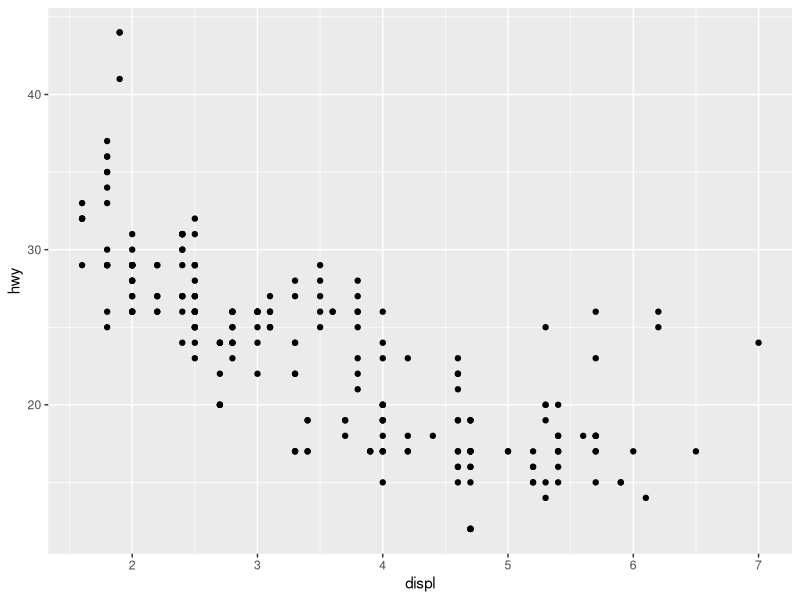
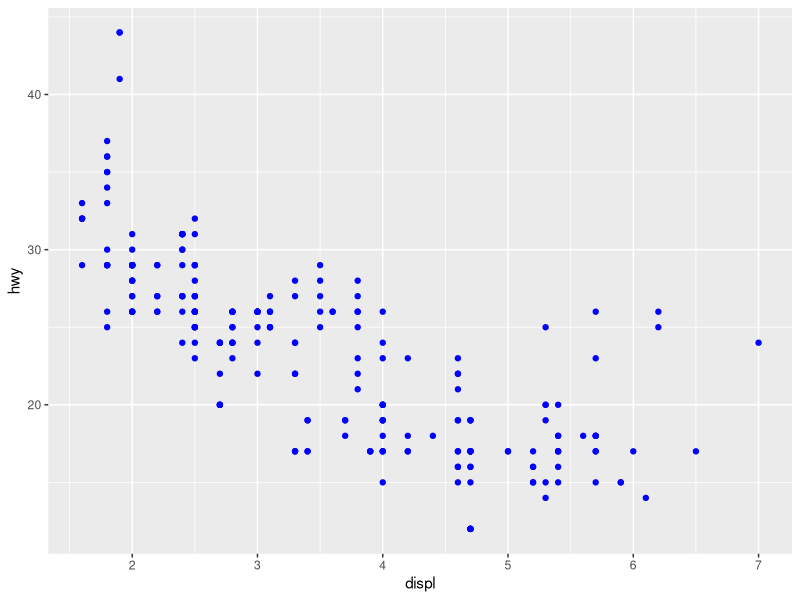
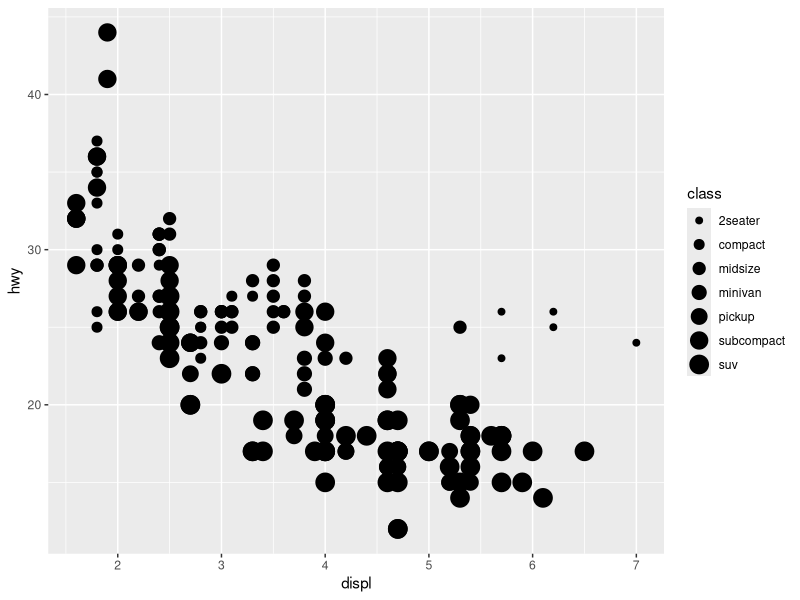
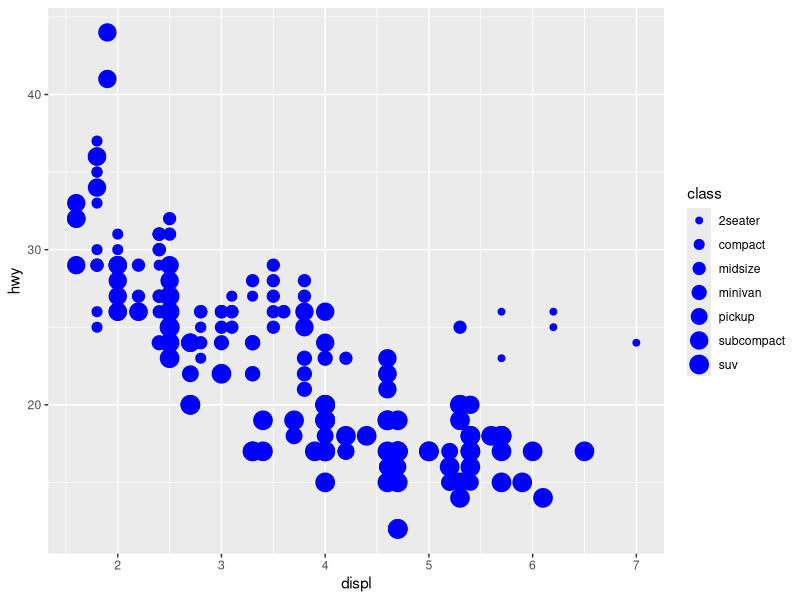
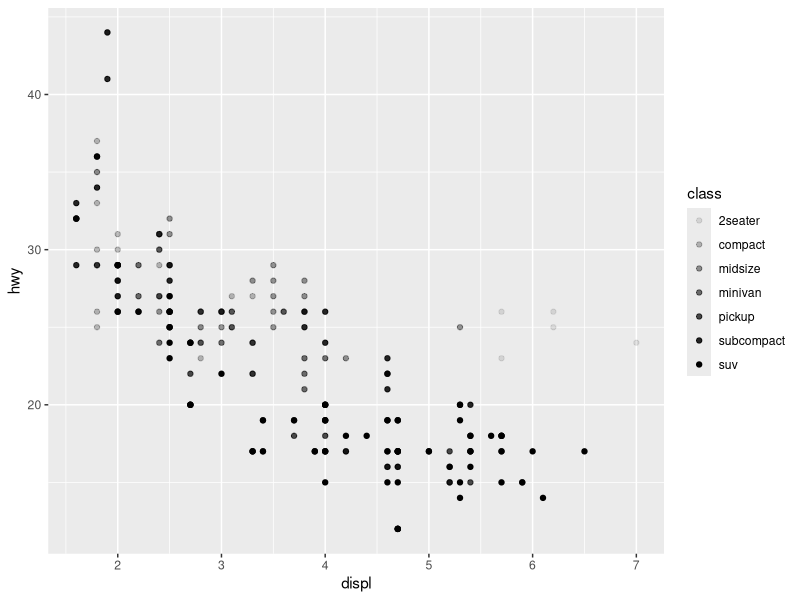
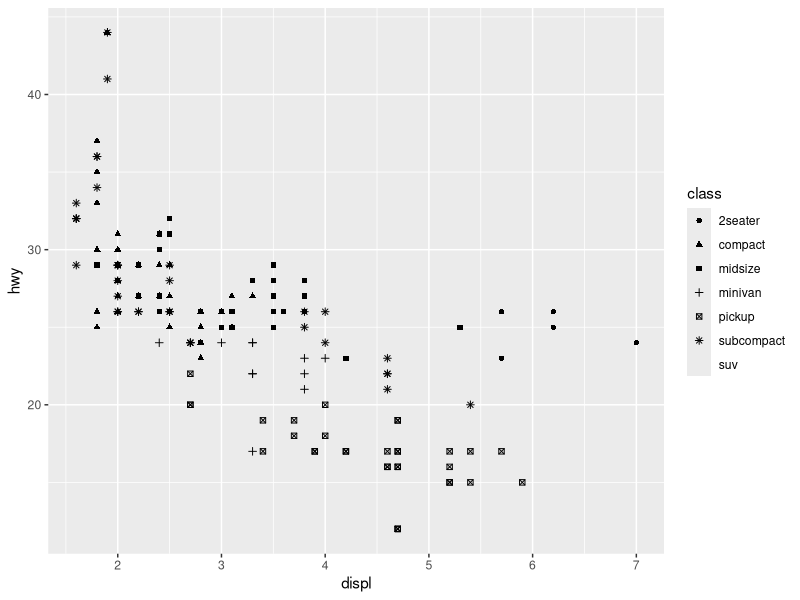
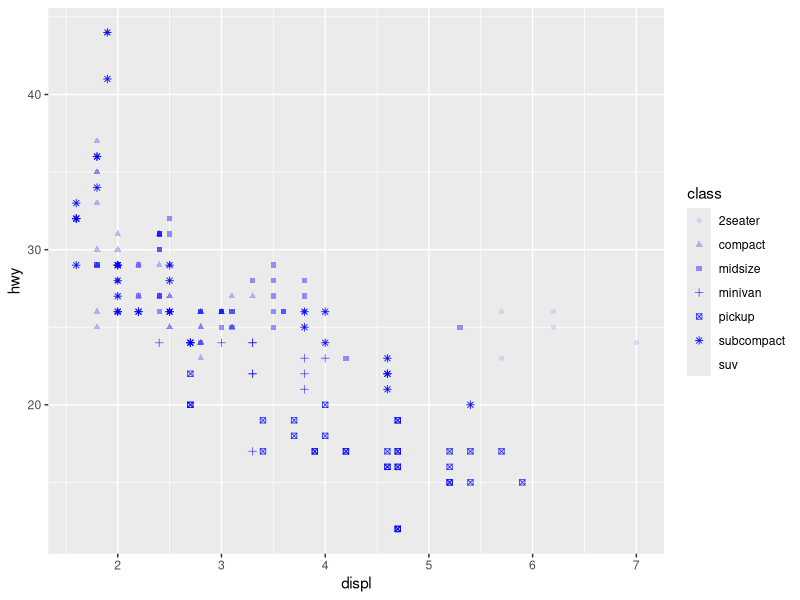
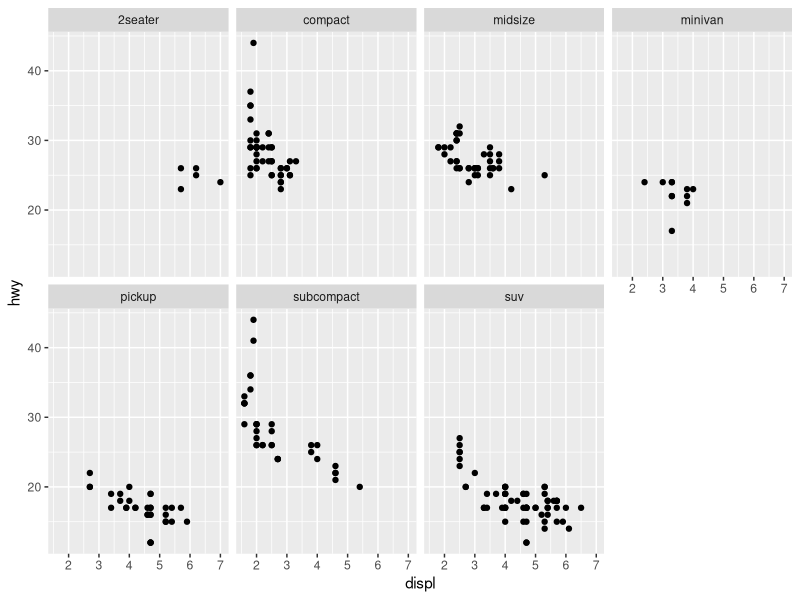

Write R code to recreate these figures, in order.
## ---- chunk 1
knitr::opts_chunk$set(echo = TRUE)
## ---- chunk 2
##### Creating Graph #####
install.packages("tidyverse")#tidyverse
library(tidyverse)
install.packages("dplyr")#dont worry 
mpg
ggplot(data=mpg)+geom_point(mapping=aes(x=displ,y=hwy))#graph
## ---- chunk 3
####ggplot(data = mpg) + geom_point(mapping = aes(x = displ, y = hwy, colour = class)) # 
##Changing colout 
ggplot(data = mpg) + 
  geom_point(mapping = aes(x = displ, y = hwy), colour="blue")

#### Changing class #> Warning: Using size for a discrete variable is not advised.
ggplot(data = mpg) + 
  geom_point(mapping = aes(x = displ, y = hwy, size = class))
#Changing class and colour
ggplot(data = mpg) + 
  geom_point(mapping = aes(x = displ, y = hwy, size = class), colour="blue")

# Changing transparency 
ggplot(data = mpg) + 
  geom_point(mapping = aes(x = displ, y = hwy, alpha = class))

#Changing shape 
ggplot(data = mpg) + 
  geom_point(mapping = aes(x = displ, y = hwy, shape = class))
## ---- chunk 4
# Stringing all together 
ggplot(data = mpg) + 
  geom_point(mapping = aes(x = displ, y = hwy, shape = class, alpha= class), 
             colour="blue")
## ---- chunk 5
# plot one facet wrap
ggplot(data = mpg) + 
  geom_point(mapping = aes(x = displ, y = hwy)) + 
  facet_wrap(~ class, nrow = 2)
# plot 2 facet grid 
ggplot(data = mpg) + 
  geom_point(mapping = aes(x = displ, y = hwy)) + 
  facet_grid(drv ~ cyl)
# plot 3 facent grid . better version
ggplot(data = mpg) + 
  geom_point(mapping = aes(x = displ, y = hwy)) + 
  facet_grid(. ~ cyl)
## ---- chunk 6
#error was a x in displ
ggplot(data = mpg) + 
  geom_point(mapping = aes(x = displ, y = hwy))

ggplot(data = mpg) + 
  geom_smooth(mapping = aes(x = displ, y = hwy))
#  geom_point(mapping = aes(x = displ, y = hwy)) # points horrible  # try smooth line
#adding drv
ggplot(data = mpg) + 
  geom_smooth(mapping = aes(x = displ, y = hwy, linetype = drv, colour=drv))+
  scale_colour_discrete() +
  geom_point(mapping = aes(x = displ, y = hwy, linetype = drv, colour=drv))+
  scale_colour_discrete()
## ---- chunk 7
#subcompact
ggplot(data = mpg, mapping = aes(x = displ, y = hwy)) + 
  geom_point(mapping = aes(color = class)) + 
  geom_smooth(data = filter(mpg, class == "subcompact"), se = FALSE)

ggplot(data = mpg, mapping = aes(x = displ, y = hwy)) + #much more effiecent
  geom_point() + 
  geom_smooth()
#way to much code 
ggplot() + 
  geom_point(data = mpg, mapping = aes(x = displ, y = hwy)) + 
  geom_smooth(data = mpg, mapping = aes(x = displ, y = hwy))
## ---- chunk 8
#must load packages before running
ggplot(data = diamonds) + 
  geom_bar(mapping = aes(x = cut))

ggplot(data = diamonds) + 
  stat_count(mapping = aes(x = cut))


ggplot(data = diamonds) + 
  geom_bar(mapping = aes(x = cut, y = stat(prop), group = 1))

#stat summary
ggplot(data = diamonds) + 
  stat_summary(
    mapping = aes(x = cut, y = depth),
    fun.min = min,
    fun.max = max,
    fun = median
  )

## ---- chunk 9
ggplot(data = diamonds) + 
  geom_bar(mapping = aes(x = cut, colour = cut))#color outside bars
ggplot(data = diamonds) + 
  geom_bar(mapping = aes(x = cut, fill = cut))#color inside bars 
ggplot(data = diamonds) + 
  geom_bar(mapping = aes(x = cut, fill = clarity))#multiple colors in bar

ggplot(data = diamonds, mapping = aes(x = cut, fill = clarity)) + 
  geom_bar(alpha = 1/5, position = "identity") #gradient of clarity

ggplot(data = diamonds, mapping = aes(x = cut, colour = clarity)) + 
  geom_bar(fill = NA, position = "identity") #no fill
ggplot(data = diamonds) + 
  geom_bar(mapping = aes(x = cut, fill = clarity), position = "fill") #I dont like this one

ggplot(data = diamonds) + 
  geom_bar(mapping = aes(x = cut, fill = clarity), position = "dodge")#overlappings

ggplot(data = mpg) + 
  geom_point(mapping = aes(x = displ, y = hwy), position = "jitter")# shows points even if in spot
## ---- chunk 10
#ggplot(data = <DATA>) + 
 # <GEOM_FUNCTION>(
    # mapping = aes(<MAPPINGS>),
   #  stat = <STAT>, 
   #  position = <POSITION>
 # ) +
 # <FACET_FUNCTION>
